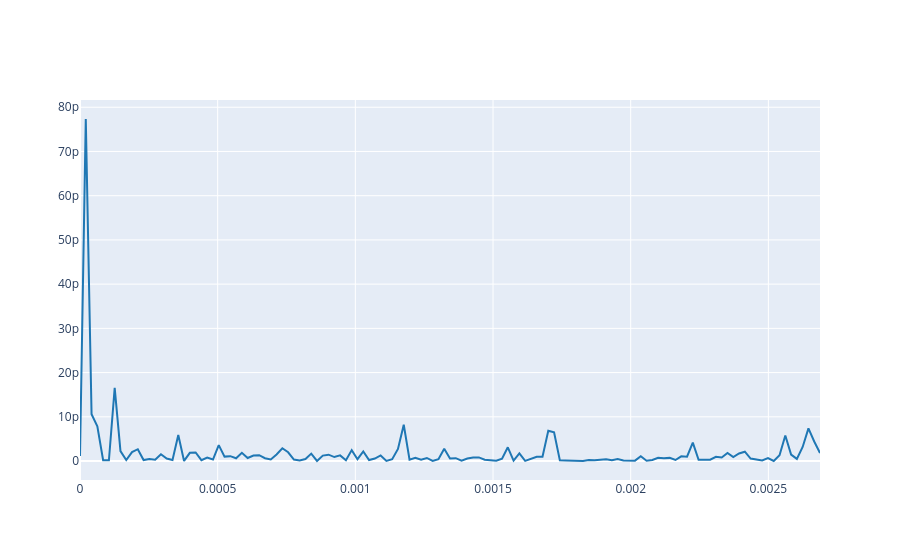

Notebook source saved alongside this figure:
### Markdown cell above
1.2. Select a time where almost all harmonics are present and plot the spectrum at that time.

### Code cell
# Write the code here
i = 10

plot_signals([S[:, i]], fs)

### Figure 1 — Plotly figure (JSON) as saved in the notebook; plotly's stock layout.template omitted (floating-point values rounded to 4 significant figures; data arrays with more than 128 entries replaced by an {"elided": "..."} marker saying what was removed)
{"data": [{"line": {"color": "#1f77b4", "shape": "linear"}, "mode": "lines", "name": "audio signal 0", "type": "scatter", "x": {"elided": "129 float values"}, "y": {"elided": "129 float values"}}], "layout": {}}
